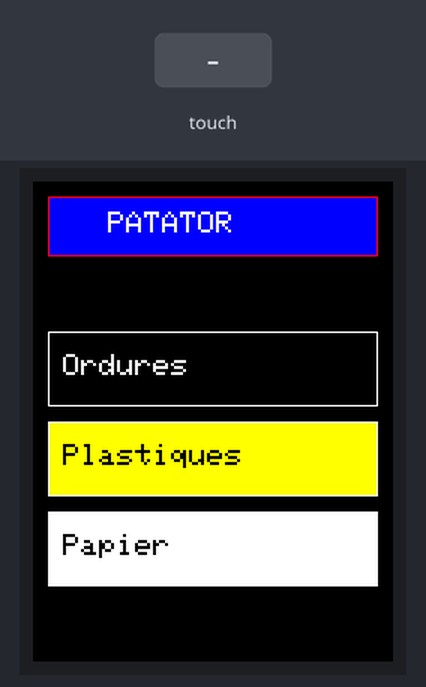
The sketch below on a simulated Arduino Uno, built with avr-gcc and run on an emulated ATmega328P. Shown: 240×320 colour display. Inputs (shaded band) come from the test bench. What the sketch prints to the serial monitor is not drawn.

Above: at 1.5 s.

The sketch:

PATATORv1.ino
```cpp
#include <Adafruit_GFX.h>
#include <Adafruit_TFTLCD.h>
#include <TouchScreen.h>
#include <Wire.h>

// Pins for TFT
#define LCD_CS A3
#define LCD_CD A2
#define LCD_WR A1
#define LCD_RD A0
#define LCD_RESET A4

// Touchscreen pins
#define YP A3  // must be an analog pin, use "An" notation!
#define XM A2  // must be an analog pin, use "An" notation!
#define YM 9   // can be a digital pin
#define XP 8   // can be a digital pin

#define TS_MINX 100
#define TS_MAXX 920
#define TS_MINY 70
#define TS_MAXY 900
#define MINPRESSURE 10
#define MAXPRESSURE 1000

// TFT and TouchScreen objects
Adafruit_TFTLCD tft(LCD_CS, LCD_CD, LCD_WR, LCD_RD, LCD_RESET);
TouchScreen ts = TouchScreen(XP, YP, XM, YM, 300);

// Define colors
#define BLACK   0x0000
#define WHITE   0xFFFF
#define RED     0xF800
#define BLUE    0x001F
#define YELLOW  0xFFE0

// Text areas
struct TouchArea {
  int x, y, w, h;
  const char *label;
  uint16_t backgroundColor;
  uint16_t textColor;
};

TouchArea touchAreas[3] = {
  {10, 100, 220, 50, "Ordures", BLACK, WHITE},
  {10, 160, 220, 50, "Plastiques", YELLOW, BLACK},
  {10, 220, 220, 50, "Papier", WHITE, BLACK}
};

void setup(void) {
  Serial.begin(9600);
  Wire.begin(); // Initialize as master
  Serial.println("Initializing screen...");
  tft.reset();
  tft.begin(0x9341);
  tft.fillScreen(BLACK);
  Serial.println("Screen initialized.");

  // Draw title
  drawTitle();
  Serial.println("Title displayed.");

  // Draw initial buttons
  for (int i = 0; i < 3; i++) {
    drawButton(touchAreas[i].x, touchAreas[i].y, touchAreas[i].w, touchAreas[i].h, touchAreas[i].label, touchAreas[i].backgroundColor, touchAreas[i].textColor);
    Serial.print("Button ");
    Serial.print(touchAreas[i].label);
    Serial.println(" displayed.");
  }
}

void loop(void) {
  TSPoint p = ts.getPoint();
  pinMode(XM, OUTPUT);
  pinMode(YP, OUTPUT);

  if (p.z > MINPRESSURE && p.z < MAXPRESSURE) {
    p.x = map(p.x, TS_MINX, TS_MAXX, tft.width(), 0);
    p.y = map(p.y, TS_MINY, TS_MAXY, tft.height(), 0);

    Serial.print("Touch detected at (");
    Serial.print(p.x);
    Serial.print(", ");
    Serial.print(p.y);
    Serial.println(")");

    for (int i = 0; i < 3; i++) {
      if (p.x >= touchAreas[i].x && p.x <= (touchAreas[i].x + touchAreas[i].w) &&
          p.y >= touchAreas[i].y && p.y <= (touchAreas[i].y + touchAreas[i].h)) {
        Serial.print("Button ");
        Serial.print(touchAreas[i].label);
        Serial.println(" pressed.");

        const char* message = touchAreas[i].label;
        sendI2CMessage(message);

        tft.fillScreen(BLACK);
        drawTitle();
        tft.setCursor(10, 100);
        tft.setTextColor(WHITE);
        tft.setTextSize(3);
        tft.print("Opening ");
        tft.print(touchAreas[i].label);

        delay(1000); // Short delay to indicate action

        tft.fillScreen(BLACK);
        drawTitle();

        // Redraw buttons
        for (int j = 0; j < 3; j++) {
          drawButton(touchAreas[j].x, touchAreas[j].y, touchAreas[j].w, touchAreas[j].h, touchAreas[j].label, touchAreas[j].backgroundColor, touchAreas[j].textColor);
          Serial.print("Button ");
          Serial.print(touchAreas[j].label);
          Serial.println(" redisplayed.");
        }
      }
    }
  }
}

void drawTitle() {
  int x = 10, y = 10, w = 220, h = 40;
  tft.fillRect(x, y, w, h, BLUE);
  tft.drawRect(x, y, w, h, RED);
  tft.setCursor(x + 40, y + 10);
  tft.setTextColor(WHITE);
  tft.setTextSize(2);
  tft.print("PATATOR");
  Serial.println("Title PATATOR drawn.");
}

void drawButton(int x, int y, int w, int h, const char *label, uint16_t backgroundColor, uint16_t textColor) {
  tft.fillRect(x, y, w, h, backgroundColor);
  tft.drawRect(x, y, w, h, WHITE);
  tft.setCursor(x + 10, y + 15);
  tft.setTextColor(textColor);
  tft.setTextSize(2);
  tft.print(label);
}

void sendI2CMessage(const char* message) {
  Wire.beginTransmission(8); // Slave address
  Wire.write(message); // Send the message
  int error = Wire.endTransmission(); // End the transmission
  if (error == 0) {
    Serial.print("Transmission of '");
    Serial.print(message);
    Serial.println("' successful.");
  } else {
    Serial.print("Transmission error: ");
    Serial.println(error);
  }
}
```
